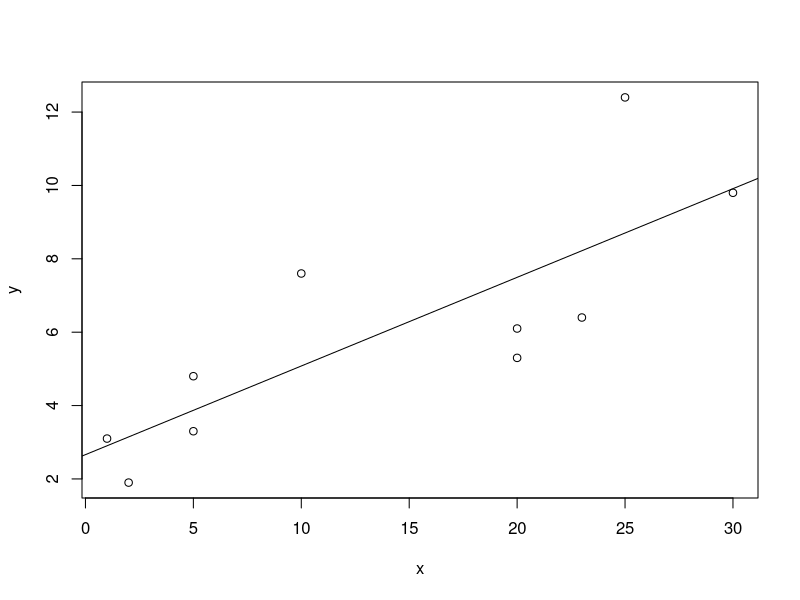

The R source for this figure:
mydata <- data.frame(x = c(2,1,5,5,20,20,23,10,30,25), y = c(1.9,3.1,3.3,4.8,5.3,6.1,6.4,7.6,9.8,12.4))
attach(mydata)
mymodel <- lm(y ~x)
plot(y~x) + abline(mymodel)
mymodel
(intercept = mymodel$coefficients[1])
(slope = mymodel$coefficients[2])
myfits <- mymodel$fitted.values
myfits